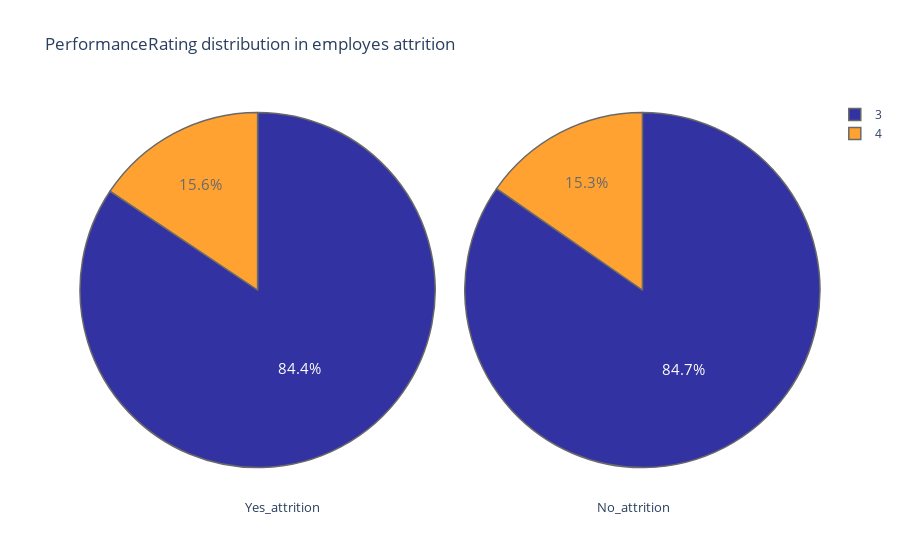

Write notebook code for a chart like this one.
### Markdown cell above
___
* **Plotando o gráfico de pessoas que tem atrito e não tem atrito com a empresa, relacionando-as com a perfomance do indivíduo:**

___
Legenda:

PerformanceRating: 
* **1: Low** 
* **2: Good**
* **3: Excellent** 
* **4: Outstanding**

### Code cell
plot("PerformanceRating")

### Figure 1 — Plotly figure (JSON) as saved in the notebook; plotly's stock layout.template omitted (floating-point values rounded to 4 significant figures)
{"data": [{"domain": {"x": [0, 0.48]}, "hoverinfo": "label+percent+name", "labels": [3, 4], "marker": {"colors": ["darkblue", "darkorange", "darkgreen", "darkred", "lightgrey", "orange", "white", "lightpink"], "line": {"width": 1.5}}, "name": "attrition employes", "opacity": 0.8, "textfont": {"size": 15}, "type": "pie", "values": [200, 37]}, {"domain": {"x": [0.52, 1]}, "hoverinfo": "label+percent+name", "labels": [3, 4], "marker": {"colors": ["darkblue", "darkorange", "darkgreen", "darkred", "lightgrey", "orange", "white", "lightpink"], "line": {"width": 1.5}}, "name": "Non attrition employes", "opacity": 0.8, "textfont": {"size": 15}, "type": "pie", "values": [1044, 189]}], "layout": {"annotations": [{"font": {"size": 13}, "showarrow": false, "text": "Yes_attrition", "x": 0.22, "y": -0.1}, {"font": {"size": 13}, "showarrow": false, "text": "No_attrition", "x": 0.8, "y": -0.1}], "title": {"text": "PerformanceRating distribution in employes attrition "}}}
